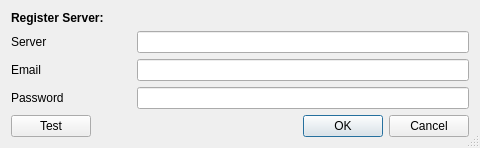
<?xml version="1.0" encoding="UTF-8"?>
<ui version="4.0">
 <class>register_server_dialog</class>
 <widget class="QDialog" name="register_server_dialog">
  <property name="geometry">
   <rect>
    <x>0</x>
    <y>0</y>
    <width>480</width>
    <height>144</height>
   </rect>
  </property>
  <property name="windowTitle">
   <string>Treehouse: Register Server</string>
  </property>
  <property name="sizeGripEnabled">
   <bool>true</bool>
  </property>
  <property name="modal">
   <bool>true</bool>
  </property>
  <layout class="QVBoxLayout" name="verticalLayout">
   <item>
    <widget class="QLabel" name="labelTreeHouse">
     <property name="font">
      <font>
       <weight>75</weight>
       <bold>true</bold>
      </font>
     </property>
     <property name="text">
      <string>Register Server:</string>
     </property>
    </widget>
   </item>
   <item>
    <layout class="QHBoxLayout" name="horizontalLayout">
     <item>
      <widget class="QLabel" name="labelServer">
       <property name="minimumSize">
        <size>
         <width>120</width>
         <height>0</height>
        </size>
       </property>
       <property name="text">
        <string>Server</string>
       </property>
      </widget>
     </item>
     <item>
      <widget class="QLineEdit" name="lineEditServer">
       <property name="toolTip">
        <string>Server URL - https://example.wildchildanimation.com</string>
       </property>
      </widget>
     </item>
    </layout>
   </item>
   <item>
    <layout class="QHBoxLayout" name="horizontalLayout_2">
     <item>
      <widget class="QLabel" name="labelEmail">
       <property name="minimumSize">
        <size>
         <width>120</width>
         <height>0</height>
        </size>
       </property>
       <property name="text">
        <string>Email</string>
       </property>
      </widget>
     </item>
     <item>
      <widget class="QLineEdit" name="lineEditEmail">
       <property name="toolTip">
        <string>Logon email address</string>
       </property>
      </widget>
     </item>
    </layout>
   </item>
   <item>
    <layout class="QHBoxLayout" name="horizontalLayout_3">
     <item>
      <widget class="QLabel" name="labelPassword">
       <property name="minimumSize">
        <size>
         <width>120</width>
         <height>0</height>
        </size>
       </property>
       <property name="text">
        <string>Password</string>
       </property>
      </widget>
     </item>
     <item>
      <widget class="QLineEdit" name="lineEditPassword">
       <property name="toolTip">
        <string>Logon password</string>
       </property>
       <property name="echoMode">
        <enum>QLineEdit::Password</enum>
       </property>
      </widget>
     </item>
    </layout>
   </item>
   <item>
    <layout class="QHBoxLayout" name="horizontalLayout_4">
     <item>
      <widget class="QPushButton" name="pushButtonTest">
       <property name="text">
        <string>Test</string>
       </property>
      </widget>
     </item>
     <item>
      <spacer name="horizontalSpacer">
       <property name="orientation">
        <enum>Qt::Horizontal</enum>
       </property>
       <property name="sizeHint" stdset="0">
        <size>
         <width>40</width>
         <height>20</height>
        </size>
       </property>
      </spacer>
     </item>
     <item>
      <widget class="QDialogButtonBox" name="buttonBox">
       <property name="orientation">
        <enum>Qt::Horizontal</enum>
       </property>
       <property name="standardButtons">
        <set>QDialogButtonBox::Cancel|QDialogButtonBox::Ok</set>
       </property>
      </widget>
     </item>
    </layout>
   </item>
  </layout>
 </widget>
 <resources/>
 <connections>
  <connection>
   <sender>buttonBox</sender>
   <signal>accepted()</signal>
   <receiver>register_server_dialog</receiver>
   <slot>accept()</slot>
   <hints>
    <hint type="sourcelabel">
     <x>248</x>
     <y>254</y>
    </hint>
    <hint type="destinationlabel">
     <x>157</x>
     <y>274</y>
    </hint>
   </hints>
  </connection>
  <connection>
   <sender>buttonBox</sender>
   <signal>rejected()</signal>
   <receiver>register_server_dialog</receiver>
   <slot>reject()</slot>
   <hints>
    <hint type="sourcelabel">
     <x>316</x>
     <y>260</y>
    </hint>
    <hint type="destinationlabel">
     <x>286</x>
     <y>274</y>
    </hint>
   </hints>
  </connection>
 </connections>
</ui>
